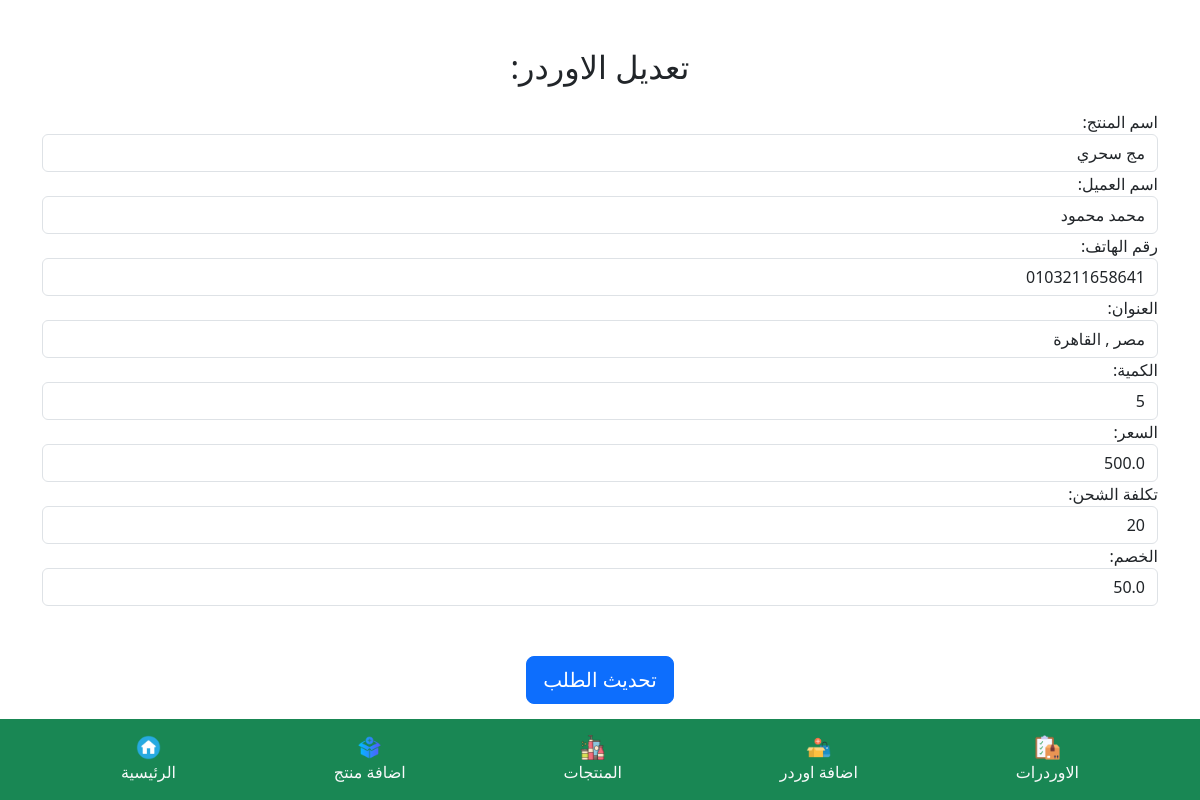
The app's page /edit_order/2 (signed in) with its own data.
### app.py (models this page shows, shortened)
class Product(db.Model):
    id = db.Column(db.Integer, primary_key=True)
    name = db.Column(db.String(100), nullable=False)
    description = db.Column(db.Text, nullable=False)
    price = db.Column(db.Float, nullable=False)
    old_price = db.Column(db.Float, nullable=True)
    image_filename = db.Column(db.String(100), nullable=False)
    created_at = db.Column(db.DateTime, default=datetime.utcnow)

class Order(db.Model):
    id = db.Column(db.Integer, primary_key=True)
    product_id = db.Column(db.Integer, db.ForeignKey('product.id'), nullable=False)
    customer_name = db.Column(db.String(150), nullable=False)
    phone_number = db.Column(db.String(20), nullable=False)
    address = db.Column(db.Text, nullable=False)
    quantity = db.Column(db.Integer, nullable=False)
    price = db.Column(db.Float, nullable=False)
    shipping_cost = db.Column(db.Integer, default=0)
    discount = db.Column(db.Float, default=0.0)
    total_price = db.Column(db.Float, nullable=False)
    created_at = db.Column(db.DateTime, default=datetime.utcnow)
    product = db.relationship('Product', backref=db.backref('orders', lazy=True))

### app.py (the view, shortened to what this page needs)
@app.route('/edit_order/<int:order_id>', methods=['GET', 'POST'])
@login_required
def edit_order(order_id):
    order = Order.query.get_or_404(order_id)
    return render_template('CRM/orders/edit_order.html', order=order)

### app.py (called while the page is built)
@login_manager.user_loader
def load_user(user_id):
    return db.session.get(User, int(user_id))

### templates/CRM/orders/edit_order.html (shortened to what this page needs)
<!DOCTYPE html>
<html lang="ar">
<head>
    <link href="https://cdn.jsdelivr.net/npm/bootstrap@5.3.0-alpha1/dist/css/bootstrap.min.css" rel="stylesheet">
    <link rel="stylesheet" href="{{ url_for('static', filename='css/style.css') }}">
    <link rel="stylesheet" href="https://cdnjs.cloudflare.com/ajax/libs/font-awesome/6.5.1/css/all.min.css" />
</head>
<body >
    <div class="container mt-5" dir="rtl">
        <h2 class="text-center mb-4">تعديل الاوردر: {{ order.product_name }}</h2>
        <form method="POST" enctype="multipart/form-data">
            <div class="form-group">
                <label for="productName">اسم المنتج:</label>
                <input type="text" class="form-control" name="productName" value="{{ order.product.name }}" required>
            </div>
            <div class="form-group">
                <label for="customerName">اسم العميل:</label>
                <input type="text" class="form-control" name="customerName" value="{{ order.customer_name }}" required>
            </div>
            <div class="form-group">
                <label for="phoneNumber">رقم الهاتف:</label>
                <input type="text" class="form-control" name="phoneNumber" value="{{ order.phone_number }}" required>
            </div>
            <div class="form-group">
                <label for="address">العنوان:</label>
                <input type="text" class="form-control" name="address" value="{{ order.address }}" required>
            </div>
            <div class="form-group">
                <label for="quantity">الكمية:</label>
                <input type="number" class="form-control" name="quantity" value="{{ order.quantity }}" required>
            </div>
            <div class="form-group">
                <label for="price">السعر:</label>
                <input type="number" class="form-control" name="price" value="{{ order.price }}" required>
            </div>
            <div class="form-group">
                <label for="shipping">تكلفة الشحن:</label>
                <input type="number" class="form-control" name="shipping" value="{{ order.shipping_cost }}">
            </div>
            <div class="form-group">
                <label for="discount">الخصم:</label>
                <input type="number" class="form-control" name="discount" value="{{ order.discount }}">
            </div>
            <div class="form-group text-center">
                <button type="submit" class="btn btn-primary btn-lg">تحديث الطلب</button>
            </div>
        </form>
    </div>
        <footer class="fixed-bottom bg-success p-3">
            <div class="container d-flex justify-content-around">
                <a href="{{ url_for('home') }}"  class="text-light d-flex flex-column align-items-center text-center">
                    <img src="{{ url_for('static', filename='CRM/images/home.png') }}" alt="الرئيسية" width="25">
                    الرئيسية
                </a>
                <a href="{{ url_for('create_products') }}" class="text-light d-flex flex-column align-items-center text-center">
                    <img src="{{ url_for('static', filename='CRM/images/add-product.png') }}" alt="اضافة منتج" width="25">
                    اضافة منتج
                </a>
                <a href="{{ url_for('products') }}"  class="text-light d-flex flex-column align-items-center text-center">
                    <img src="{{ url_for('static', filename='CRM/images/products.png') }}" alt="المنتجات" width="25">
                    المنتجات
                </a>
                <a href="{{ url_for('create_orders') }}"  class="text-light d-flex flex-column align-items-center text-center">
                    <img src="{{ url_for('static', filename='CRM/images/add-order.png') }}" alt="اضافة اوردر" width="25">
                    اضافة اوردر
                </a>
                <a href="{{ url_for('orders') }}"  class="text-light d-flex flex-column align-items-center text-center">
                    <img src="{{ url_for('static', filename='CRM/images/checklist.png') }}" alt="الاوردرات" width="25">
                    الاوردرات
                </a>
            </div>
        </footer>
</body>
</html>

### static/css/style.css (style rules this page uses)
a { text-decoration: none; }

### records on screen
Product: productName "مج سحري"
Order: customerName "محمد محمود", phoneNumber "0103211658641", address "مصر , القاهرة", quantity "5", price "500.0", shipping "20", discount "50.0"
